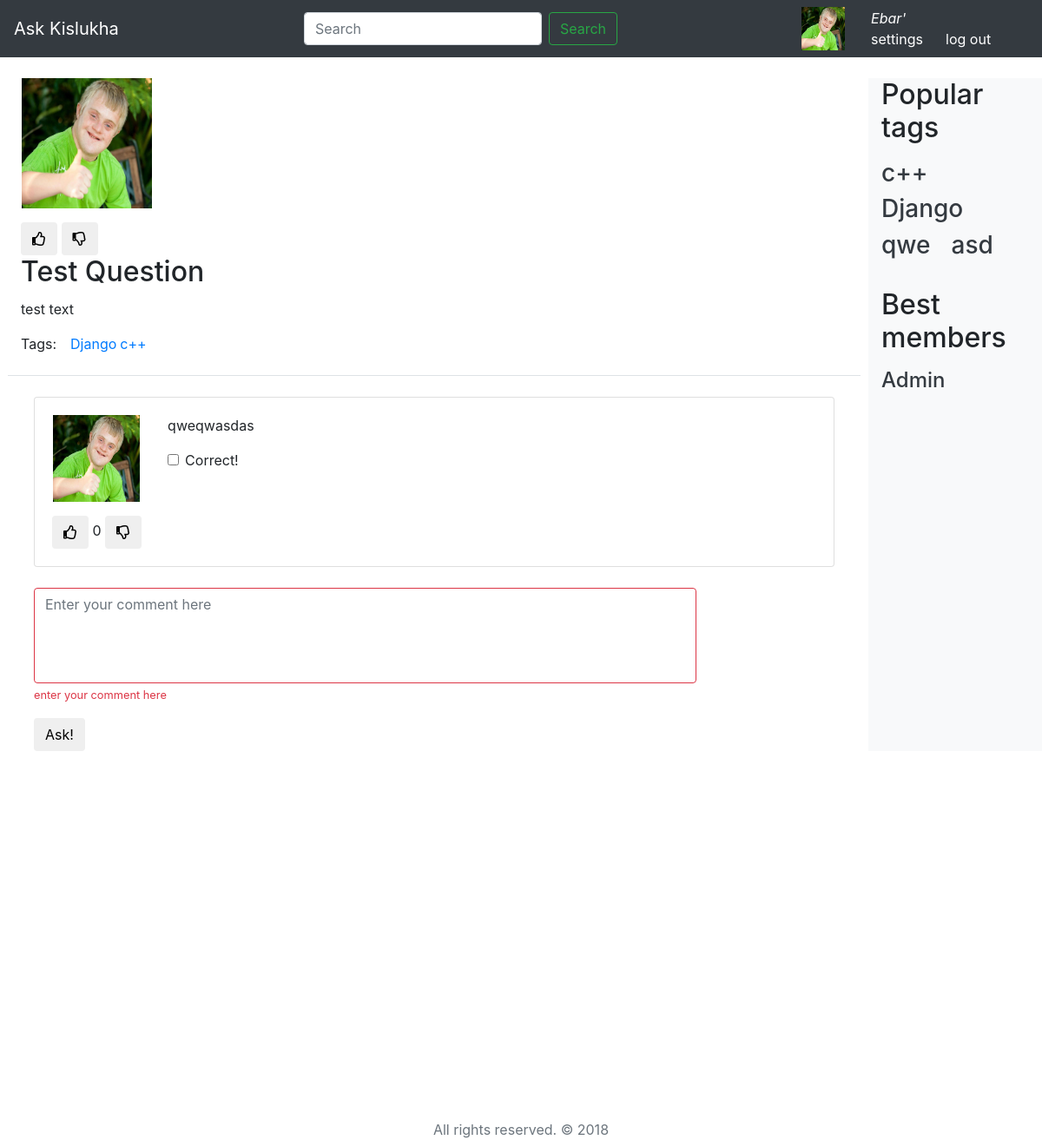
Page /question/4/ on the committed database.
### questions/models.py (models this page shows, shortened)
class User(AbstractUser):
    upload = models.ImageField(upload_to='uploads/%Y/%m/%d/')
    nickname = models.CharField(max_length=40, verbose_name=u"Никнейм")
    rating = models.IntegerField(default=0, verbose_name=u"Рейтинг пользователя")
    objects = UserManager()

class Question(models.Model):
    id = models.AutoField(primary_key=True)
    author = models.ForeignKey(User, on_delete=models.CASCADE)
    title = models.CharField(max_length=120, verbose_name=u"Заголовок вопроса")
    text = models.TextField(verbose_name=u"Полное описание вопроса")
    is_active = models.BooleanField(default=True, verbose_name=u"Доступность вопроса")
    tags = models.ManyToManyField(Tag, blank=True, related_name='questions')
    create_date = models.DateTimeField(default=datetime.now, verbose_name=u"Время создания вопроса")
    votes = GenericRelation(LikeDislike, related_query_name='questions')
    objects = QuestionManager()
    by_tag = QuestionTagManager()
    class Meta:
        ordering = ['-create_date']

class Tag(models.Model):
    title = models.CharField(max_length=120, verbose_name=u"Заголовок ярлыка")
    objects = TagManager()
    def __str__(self):
        return self.title

class Answer(models.Model):
    id = models.AutoField(primary_key=True)
    author = models.ForeignKey(User, on_delete=models.CASCADE, related_name="answers")
    Question = models.ForeignKey(Question, on_delete=models.CASCADE, related_name="answers")
    text = models.CharField(max_length=120, verbose_name=u"Ответ на вопрос")
    is_correct = models.BooleanField(default=False, verbose_name=u"Корректность ответа")
    is_active = models.BooleanField(default=True, verbose_name=u"Доступность ответа")
    create_date = models.DateTimeField(default=datetime.now, verbose_name=u"Время создания ответа")
    votes = GenericRelation(LikeDislike, related_query_name='asnwers')
    class Meta:
        ordering = ['-create_date']

### questions/views.py (the view)
# urls.py: path('question/<int:question_id>/', QuestionView.as_view(), name='question_page'),
class QuestionView(PaginatedView):
    template_name = "question.html"
    model = Question
    def get_context_data(self, **kwargs):
        context = super().get_context_data(**kwargs)
        question = self.model.objects.get_by_id(context['question_id'])
        context['answers'] = self.get_page(question.answers.all()[::-1])
        context['question'] = question
        return context

### questions/models.py (called while the page is built)
    def get_bests(self, count):
        return self.get_queryset().order_by('-rating')[:count]

    def sum_rating(self):
        return self.get_queryset().aggregate(Sum('vote')).get('vote__sum') or 0

    def get_queryset(self):
        return super().get_queryset()

    def get_most_popular(self, count):
        return self.get_queryset().annotate(num_question=models.Count('questions')).order_by('-num_question')[:count]

    def get_queryset(self):
        return super().get_queryset().filter(is_active=True).annotate(answer_num=models.Count('answers'))

    def get_by_id(self, id):
        return get_object_or_404(Question, id=id)

### questions/views.py (called while the page is built)
    def get_context_data(self, **kwargs):
        context = super().get_context_data(**kwargs)
        context['tags'] = Tag.objects.get_most_popular(8)
        context['members'] = User.objects.get_bests(8)
        context['user'] = User.objects.all()[0]
        return context

    def get(self, request, *args, **kwargs):
        self.page = request.GET.get('page') or 1
        return render(request, self.template_name, context=self.get_context_data(**kwargs))

    def get_page(self, objs):
        return Paginator(objs, self.objs_in_page).get_page(self.page)

    def get_context_data(self, **kwargs):
        return super().get_context_data(**kwargs)

### questions/templates/question.html (shortened to what this page needs)
{% extends 'base.html' %}
{% load static %}
{% block css %}
<link rel="stylesheet" href="{% static 'css/styles.css' %}">
<link rel="stylesheet" href="{% static 'css/all.css' %}">
{% endblock %}
{% block content %}
{% with question as form %}
  {% include 'question_main_template.html' %}
{% endwith %}
<div class="pt-4 col-md-12">
  {% for answer in answers %}
    {% with answer as form %}
      {% include 'answer_template.html' %}
    {% endwith %}
  {% endfor %}
  <div class="form-group row">
    <div class="col-md-10">
    <textarea style="resize:none;" maxlength=1500 class="form-control is-invalid" rows="4" placeholder="Enter your comment here"></textarea>
      <div class="invalid-feedback">
        enter your comment here
      </div>
    </div>
  </div>
  <button class="btn btn-default" type="submit">Ask!</button>
</div>
{% load bootstrap4 %}
{% endblock %}

### questions/templates/base.html (shortened to what this page needs)
{% load static %}
<!doctype html>
<html lang="en">
  <head>
    <link rel="stylesheet" href="{% static 'css/bootstrap.min.css' %}">
    {% block css %}{% endblock %}
  </head>
  <body>
    <nav class="navbar navbar-expand-md navbar-dark bg-dark mb-4">
      <a class="navbar-brand" href="{% url 'home_page' %}">Ask Kislukha</a>
      <div class="collapse navbar-collapse">
        <form class="form-inline mt-2 mt-md-0 ml-auto">
          <input class="form-control mr-sm-2" type="text" placeholder="Search" aria-label="Search">
          <button class="btn btn-outline-success my-2 my-sm-0" type="submit">Search</button>
        </form>
      </div>
      <div class="collapse navbar-collapse mr-4" style="min-height: 50px">
          {% block auth_header %}
            {% if user %}
              {% with user as user %}
                {% include 'sign_header.html' %}
            {% endwith %}
            {% else %}
              {% include 'no_sign_header.html' %}
            {% endif %}
          {% endblock %}
	    </div>
    </nav>
    <div class="container-fluid">
      <div class="row">
        <main role="main" class="col-md-9 ml-sm-auto col-lg-10 px-4"><div class="chartjs-size-monitor">
          {% block content %}{% endblock %}
        </main>
        <nav class="col-md-2 d-none d-md-block bg-light sidebar ml-auto">
          <div class="sidebar-sticky">
            <h2 class="pb-2">Popular tags</h2>
            <div class="row ml-auto">
              {% for tag in tags %}
                <h3 class="mr-4">
                  <a class="text-dark" href="{% url 'tag_page' tag_name=tag %}">
                  {{ tag }}
                  </a>
                </h3>
              {% endfor %}
            </div>
         </div>
          <div class="sidebar-sticky">
          	<h2 class="pb-2 pt-4">Best members</h2>
          	<ul class="nav flex-column">
              {% for member in members %}
        		  <li class="nav-item">
                <h4><a class="text-dark" href="#">
                 {{member}}
                </a>
	              </h4>
	            </li>
              {% endfor %}
            </ul>
          </div>
        </nav>
      </div>
    </div>
	  <div class="push">
    </div>
    <footer class="footer mt-4 text-center">
      <div class="container">
        <span class="text-muted">All rights reserved. © 2018</span>
    	</div>
    </footer>
  </body>
</html>

### questions/templates/sign_header.html
{% load static %}
<div class="col-auto text-right ml-auto">
  <img class="d-inline user-avatar" width="50" height="50" src="{{ user.upload.url }}">
</div>
<div class="col-auto">
  <div class="d-inline">
    <a class="text-white font-italic" src="#">{{user.nickname}}</a>
  </div>
  <div class="row">
    <div class="col-6">
      <a class="text-white" href="{% url 'settings_page' %}">settings</a>
    </div>
    <div class="col-6">
      <a class="text-white" href="#">log out</a>
    </div>
  </div>
</div>

### questions/templates/question_main_template.html (shortened to what this page needs)
{% load static %}
<div class = "row pb-4 border-bottom">
  <div class="col-auto">
    <div class="row">
      <img class="mb-3 ml-3" width="150" height="150" src="{{ form.author.upload.url }}">
    </div>
    <div>
      <button type="button" class="btn btn-default" aria-label="Left Align">
        <i class="far fa-thumbs-up"></i>
      </button>
      <button type="button" class="btn btn-default">
        <i class="far fa-thumbs-down"></i>
      </button>
    </div>
  </div>
  {% block content %}
  <div class = "col-md-10">
    <h2 class="card-title">{{form.title}}</h2>
    <p class="card-text">{{form.text}}</p>
    <div class="row">
      <div class="col-md-10 d-flex align-content-stretch flex-wrap">
        <div class="d-inline-flex mr-3">
        {% if form.tags.all %}
        Tags:
        </div>
        {% for tag in form.tags.all %}
        <a class="mr-1" href="{% url 'tag_page' tag_name=tag %}">{{tag}}</a>
        {% endfor %}
        {% endif %}
      </div>
    </div>
  </div>
  {% endblock %}
</div>
</div>

### questions/templates/answer_template.html
{% extends 'question_template.html' %}
{% block content %}
<div class = "col-md-8">
  <p class="card-text">{{form.text}}</p>
  <div class="col-md-4 pl-0 pr-2">
    <div class="form-check">
        <input class="form-check-input" type="checkbox" value="">
        <label class="form-check-label" for="defaultCheck">
            Correct!
        </label>
    </div>
  </div>
</div>
{% endblock %}

### questions/templates/question_template.html (shortened to what this page needs)
{% load static %}
<div class="card md-row mb-4 shadow-md">
  <div class="card-body">
    <div class = "row">
      <div class="col-auto">
        <div class="row">
          <img class="mb-3 ml-3" width="100" height="100" src="{{ form.author.upload.url }}">
        </div>
        <div>
          <button type="button" class="btn btn-default" aria-label="Left Align">
            <i class="far fa-thumbs-up"></i>
          </button>
          {{ form.votes.sum_rating }}
          <button type="button" class="btn btn-default">
            <i class="far fa-thumbs-down"></i>
          </button>
        </div>
      </div>
      {% block content %}{% endblock %}
    </div>
  </div>
</div>

### questions/static/css/styles.css (style rules this page uses)
body,html { height:100%; }
.push { min-height: 50%; }

### questions/static/css/all.css (style rules this page uses)
.fa, .fas, .far, .fal, .fab { -moz-osx-font-smoothing: grayscale; -webkit-font-smoothing: antialiased; display: inline-block; font-style: normal; font-variant: normal; text-rendering: auto; line-height: 1; }
.fa-thumbs-down:before { content: "\f165"; }
.fa-thumbs-up:before { content: "\f164"; }
.far { font-family: 'Font Awesome 5 Free'; font-weight: 400; }

### rows in the picture
User: upload (picture), nickname "Ebar'", username "Admin"
Question: author.upload (picture), title "Test Question", text "test text"
Tag: title "Django"
Tag: title "c++"
Answer: author.upload (picture), votes.sum_rating "0", text "qweqwasdas"
Tag: title "qwe"
Tag: title "asd"
